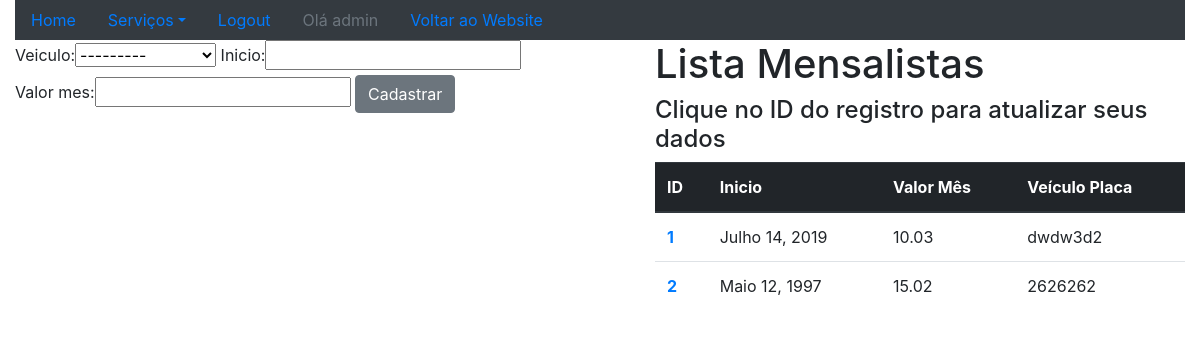
/sistema/mensalistas/ (signed in), run on an earlier commit of the app's database.
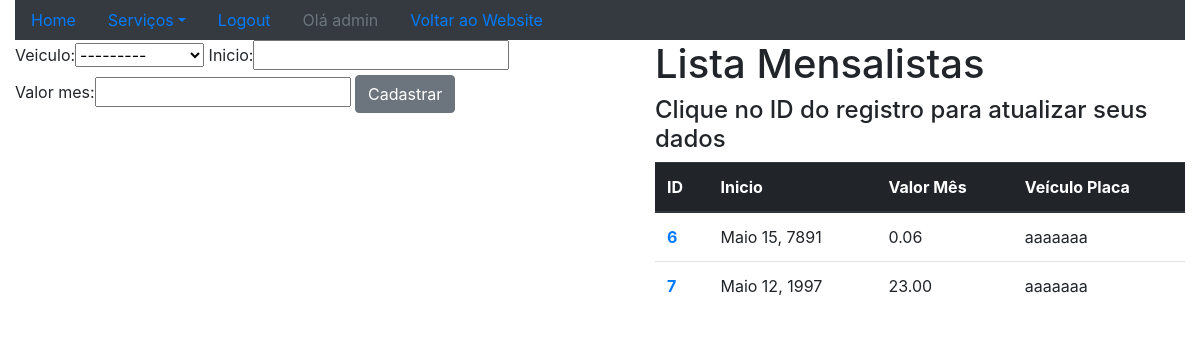
And on a later commit of the database.
### core/models.py (models this page shows, shortened)
class Mensalista(models.Model):
    veiculo = models.ForeignKey(Veiculo,on_delete=models.PROTECT)
    inicio = models.DateField()
    valor_mes = models.DecimalField(max_digits=6,decimal_places=2)

class Veiculo(models.Model):
    marca = models.ForeignKey(Marca,on_delete=models.PROTECT)
    placa = models.CharField(max_length=7)
    proprietario = models.ForeignKey(Pessoa,on_delete=models.PROTECT)
    cor = models.CharField(max_length=15)
    observacoes = models.TextField()
    def __str__(self):
        return self.marca.nome + ' - ' + self.placa

### core/views.py (the view)
@login_required
def lista_mensalistas(request):
    mensalistas = Mensalista.objects.all()
    form = MensalistaForm()
    context = {'mensalistas':mensalistas,'form':form}
    return render(request,'core/lista_mensalistas.html',context)

### core/forms.py
class MensalistaForm(ModelForm):
    class Meta:
        model = Mensalista
        fields = '__all__'

### core/templates/core/lista_mensalistas.html (shortened to what this page needs)
{% extends "base.html" %}
{% load bootstrap %}
{% block main %}
    <div class="row">
        <div class="col-sm-6">
            <form action="{% url 'core_mensalista_novo' %}" method="POST">
                {{ form|bootstrap }}
                <button type="submit"  class="btn btn-secondary">Cadastrar</button>
            </form>
        </div>
        <div class="col-sm-6">
            <ul>
                <h1>Lista Mensalistas</h1>
                <h4>Clique no ID do registro para atualizar seus dados</h4>
                <table class="table">
                <thead class="thead-dark">
                    <tr>
                        <th scope="col">ID</th>
                        <th scope="col">Inicio</th>
                        <th scope="col">Valor Mês</th>
                        <th scope="col">Veículo Placa</th>
                    </tr>
                </thead>
                <tbody>
                    {% for mensalista in mensalistas %}
                        <tr>
                            <th scope="row"><a href="{% url 'core_mensalista_update' mensalista.id %}">{{ mensalista.id }}</a></th>
                            <td>{{ mensalista.inicio }}</td>
                            <td>{{ mensalista.valor_mes }}</td>
                            <td>{{ mensalista.veiculo.placa }}</td>
                        </tr>
                    {% endfor %}
                </tbody>
                </table>
            </ul>
        </div>
    </div>
{% endblock %}

What changed in the data, as far as the page shows it:
removed Mensalista: id "1", inicio "Julho 14, 2019", valor_mes "10.03", veiculo.placa "dwdw3d2"
removed Mensalista: id "2", inicio "Maio 12, 1997", valor_mes "15.02", veiculo.placa "2626262"
added Mensalista: id "6", inicio "Maio 15, 7891", valor_mes "0.06", veiculo.placa "aaaaaaa"
added Mensalista: id "7", inicio "Maio 12, 1997", valor_mes "23.00", veiculo.placa "aaaaaaa"
